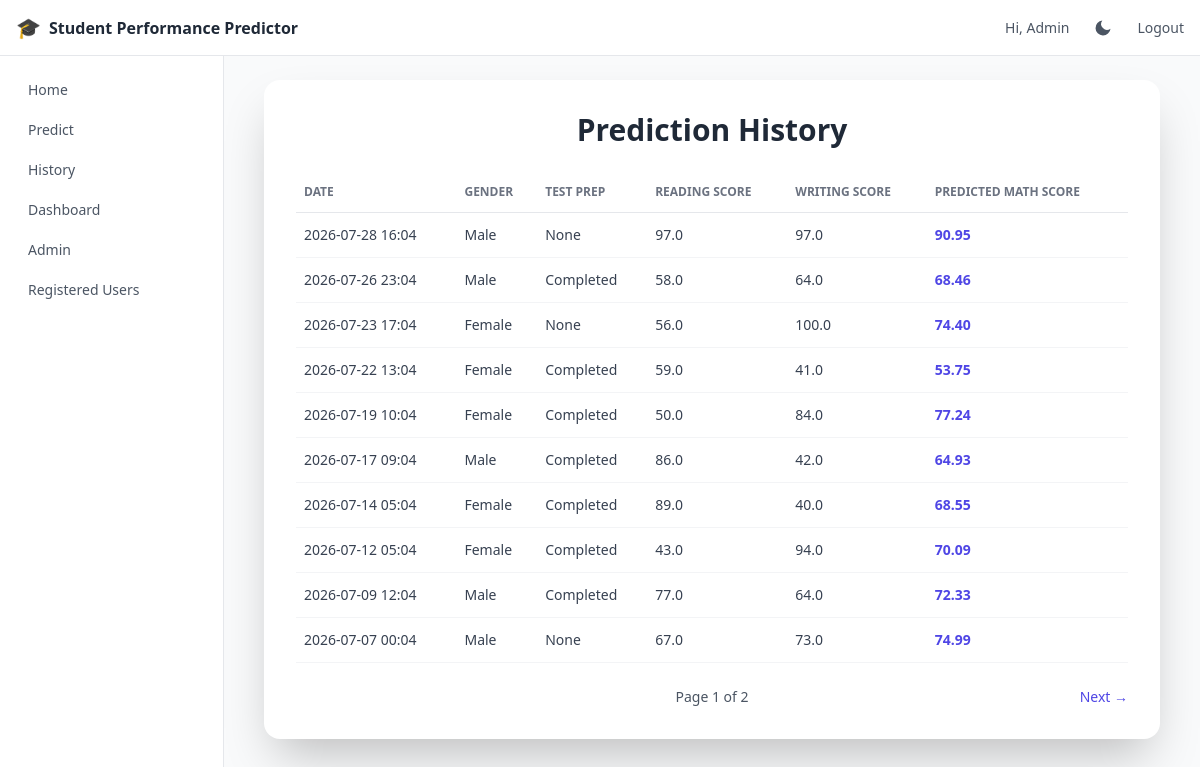
The app's page /history (signed in) with its own data.
### src/models_db.py (models this page shows)
class User(UserMixin, db.Model):
    __tablename__ = "users"
    id = db.Column(db.Integer, primary_key=True)
    name = db.Column(db.String(120), nullable=False)
    email = db.Column(db.String(255), unique=True, nullable=False)
    password_hash = db.Column(db.String(255), nullable=False)
    role = db.Column(db.Enum(UserRole), default=UserRole.USER, nullable=False)
    created_at = db.Column(db.DateTime, default=lambda: datetime.now(timezone.utc))
    reset_token = db.Column(db.String(64), unique=True, nullable=True)
    reset_token_expires_at = db.Column(db.DateTime, nullable=True)
    predictions = db.relationship(
        "Prediction", backref="user", lazy=True, cascade="all, delete-orphan"
    )

class Prediction(db.Model):
    __tablename__ = "predictions"
    id = db.Column(db.Integer, primary_key=True)
    user_id = db.Column(db.Integer, db.ForeignKey("users.id"), nullable=False)
    gender = db.Column(db.String(20), nullable=False)
    race_ethnicity = db.Column(db.String(20), nullable=False)
    parental_education = db.Column(db.String(50), nullable=False)
    lunch = db.Column(db.String(20), nullable=False)
    test_preparation_course = db.Column(db.String(20), nullable=False)
    reading_score = db.Column(db.Float, nullable=False)
    writing_score = db.Column(db.Float, nullable=False)
    predicted_math_score = db.Column(db.Float, nullable=False)
    created_at = db.Column(db.DateTime, default=lambda: datetime.now(timezone.utc))

### application.py (the view)
@app.route('/history')
@login_required
def history():
    page = request.args.get('page', 1, type=int)
    pagination = (
        Prediction.query.filter_by(user_id=current_user.id)
        .order_by(Prediction.created_at.desc())
        .paginate(page=page, per_page=10, error_out=False)
    )
    return render_template('history.html', pagination=pagination)

### application.py (called while the page is built)
@login_manager.user_loader
def load_user(user_id):
    return db.session.get(User, int(user_id))

### templates/history.html (shortened to what this page needs)
{% extends "base.html" %}
{% block content %}
<div class="max-w-4xl mx-auto bg-white dark:bg-gray-800 shadow-2xl rounded-2xl p-8">
    <h1 class="text-3xl font-bold text-gray-800 dark:text-white mb-6 text-center">Prediction History</h1>
    {% if pagination.items %}
        <div class="overflow-x-auto">
            <table class="w-full text-left text-sm">
                <thead>
                    <tr class="border-b border-gray-200 dark:border-gray-700 text-gray-500 dark:text-gray-400 uppercase text-xs">
                        <th class="py-3 px-2">Date</th>
                        <th class="py-3 px-2">Gender</th>
                        <th class="py-3 px-2">Test Prep</th>
                        <th class="py-3 px-2">Reading Score</th>
                        <th class="py-3 px-2">Writing Score</th>
                        <th class="py-3 px-2">Predicted Math Score</th>
                    </tr>
                </thead>
                <tbody>
                    {% for prediction in pagination.items %}
                        <tr class="border-b border-gray-100 dark:border-gray-700">
                            <td class="py-3 px-2 text-gray-700 dark:text-gray-300 whitespace-nowrap">{{ prediction.created_at.strftime('%Y-%m-%d %H:%M') }}</td>
                            <td class="py-3 px-2 text-gray-700 dark:text-gray-300 capitalize">{{ prediction.gender }}</td>
                            <td class="py-3 px-2 text-gray-700 dark:text-gray-300 capitalize">{{ prediction.test_preparation_course }}</td>
                            <td class="py-3 px-2 text-gray-700 dark:text-gray-300">{{ prediction.reading_score }}</td>
                            <td class="py-3 px-2 text-gray-700 dark:text-gray-300">{{ prediction.writing_score }}</td>
                            <td class="py-3 px-2 font-semibold text-indigo-600 dark:text-indigo-400">{{ "%.2f"|format(prediction.predicted_math_score) }}</td>
                        </tr>
                    {% endfor %}
                </tbody>
            </table>
        </div>
        <div class="flex items-center justify-between mt-6 text-sm text-gray-600 dark:text-gray-400">
            <div>Page {{ pagination.page }} of {{ pagination.pages }}</div>
            <div class="w-24 text-right">
                {% if pagination.has_next %}
                    <a href="{{ url_for('history', page=pagination.next_num) }}" class="text-indigo-600 dark:text-indigo-400 hover:underline">Next &rarr;</a>
                {% endif %}
            </div>
        </div>
    {% else %}
        <p class="text-gray-500 dark:text-gray-400 text-center">You haven't made any predictions yet.</p>
        <p class="text-center mt-4">
            <a href="{{ url_for('predict_datapoint') }}" class="text-indigo-600 dark:text-indigo-400 hover:underline">Make your first prediction</a>
        </p>
    {% endif %}
</div>
{% endblock %}

### templates/base.html (shortened to what this page needs)
<!DOCTYPE html>
<html lang="en">
<head>
    <script src="https://cdn.tailwindcss.com"></script>
</head>
<body class="bg-gray-50 dark:bg-gray-900 min-h-screen">
    <nav class="fixed top-0 inset-x-0 h-14 z-20 bg-white dark:bg-gray-800 border-b border-gray-200 dark:border-gray-700">
        <div class="h-full flex items-center justify-between px-4">
            <a href="{{ url_for('index') }}" class="flex items-center gap-2 font-semibold text-gray-800 dark:text-white">
                <span class="text-xl">🎓</span>
                <span class="hidden sm:inline">Student Performance Predictor</span>
            </a>
            <div class="flex items-center gap-4 text-sm font-medium text-gray-600 dark:text-gray-300">
                {% if current_user.is_authenticated %}
                    <span class="hidden sm:inline">Hi, {{ current_user.name }}</span>
                {% endif %}
                <button id="theme-toggle" type="button"
                    class="w-9 h-9 flex items-center justify-center text-gray-600 dark:text-gray-300 hover:bg-gray-100 dark:hover:bg-gray-700"
                    aria-label="Toggle dark mode">
                    <span id="theme-toggle-icon"></span>
                </button>
                {% if current_user.is_authenticated %}
                    <a href="{{ url_for('auth.logout') }}" class="hover:underline">Logout</a>
                {% else %}
                    <a href="{{ url_for('auth.login') }}" class="hover:underline">Login</a>
                    <a href="{{ url_for('auth.signup') }}" class="hover:underline">Signup</a>
                {% endif %}
            </div>
        </div>
    </nav>
    <aside class="hidden md:block fixed top-14 bottom-0 left-0 w-56 bg-white dark:bg-gray-800 border-r border-gray-200 dark:border-gray-700 overflow-y-auto">
        <div class="p-4 space-y-1 text-sm font-medium text-gray-600 dark:text-gray-300">
            <a href="{{ url_for('index') }}" class="block px-3 py-2 rounded-lg hover:bg-gray-100 dark:hover:bg-gray-700">Home</a>
            <a href="{{ url_for('predict_datapoint') }}" class="block px-3 py-2 rounded-lg hover:bg-gray-100 dark:hover:bg-gray-700">Predict</a>
            <a href="{{ url_for('history') }}" class="block px-3 py-2 rounded-lg hover:bg-gray-100 dark:hover:bg-gray-700">History</a>
            <a href="{{ url_for('dashboard') }}" class="block px-3 py-2 rounded-lg hover:bg-gray-100 dark:hover:bg-gray-700">Dashboard</a>
            {% if current_user.is_authenticated and current_user.role.value == 'admin' %}
                <a href="{{ url_for('admin.dashboard') }}" class="block px-3 py-2 rounded-lg hover:bg-gray-100 dark:hover:bg-gray-700">Admin</a>
                <a href="{{ url_for('admin.dashboard') }}#registered-users" class="block px-3 py-2 rounded-lg hover:bg-gray-100 dark:hover:bg-gray-700">Registered Users</a>
            {% endif %}
        </div>
    </aside>
    <main class="pt-14 md:pl-56 min-h-screen">
        <div class="p-6">
            {% block content %}{% endblock %}
        </div>
    </main>
</body>
</html>

### records on screen
User: name "Admin"
Prediction: created_at "2026-07-28 16:04", gender "Male", test_preparation_course "None", reading_score "97.0", writing_score "97.0", predicted_math_score "90.95"
Prediction: created_at "2026-07-26 23:04", gender "Male", test_preparation_course "Completed", reading_score "58.0", writing_score "64.0", predicted_math_score "68.46"
Prediction: created_at "2026-07-23 17:04", gender "Female", test_preparation_course "None", reading_score "56.0", writing_score "100.0", predicted_math_score "74.40"
Prediction: created_at "2026-07-22 13:04", gender "Female", test_preparation_course "Completed", reading_score "59.0", writing_score "41.0", predicted_math_score "53.75"
Prediction: created_at "2026-07-19 10:04", gender "Female", test_preparation_course "Completed", reading_score "50.0", writing_score "84.0", predicted_math_score "77.24"
Prediction: created_at "2026-07-17 09:04", gender "Male", test_preparation_course "Completed", reading_score "86.0", writing_score "42.0", predicted_math_score "64.93"
Prediction: created_at "2026-07-14 05:04", gender "Female", test_preparation_course "Completed", reading_score "89.0", writing_score "40.0", predicted_math_score "68.55"
Prediction: created_at "2026-07-12 05:04", gender "Female", test_preparation_course "Completed", reading_score "43.0", writing_score "94.0", predicted_math_score "70.09"
Prediction: created_at "2026-07-09 12:04", gender "Male", test_preparation_course "Completed", reading_score "77.0", writing_score "64.0", predicted_math_score "72.33"
Prediction: created_at "2026-07-07 00:04", gender "Male", test_preparation_course "None", reading_score "67.0", writing_score "73.0", predicted_math_score "74.99"

### other values on screen
{{ pagination.page }} "1"
{{ pagination.pages }} "2"
